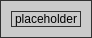
<?xml version="1.0" encoding="UTF-8"?>
<ui version="4.0">
 <class>MapTooltip</class>
 <widget class="QWidget" name="MapTooltip">
  <property name="geometry">
   <rect>
    <x>0</x>
    <y>0</y>
    <width>92</width>
    <height>34</height>
   </rect>
  </property>
  <property name="sizePolicy">
   <sizepolicy hsizetype="Expanding" vsizetype="Expanding">
    <horstretch>0</horstretch>
    <verstretch>0</verstretch>
   </sizepolicy>
  </property>
  <property name="windowTitle">
   <string>Form</string>
  </property>
  <property name="styleSheet">
   <string notr="true">QWidget {
	border: 1px solid rgb(50, 50, 50);
	background: rgba(200, 200, 200, 200);
}</string>
  </property>
  <layout class="QVBoxLayout" name="verticalLayout">
   <item>
    <widget class="QLabel" name="m_TooltipText">
     <property name="text">
      <string>placeholder</string>
     </property>
    </widget>
   </item>
  </layout>
 </widget>
 <resources/>
 <connections/>
</ui>
